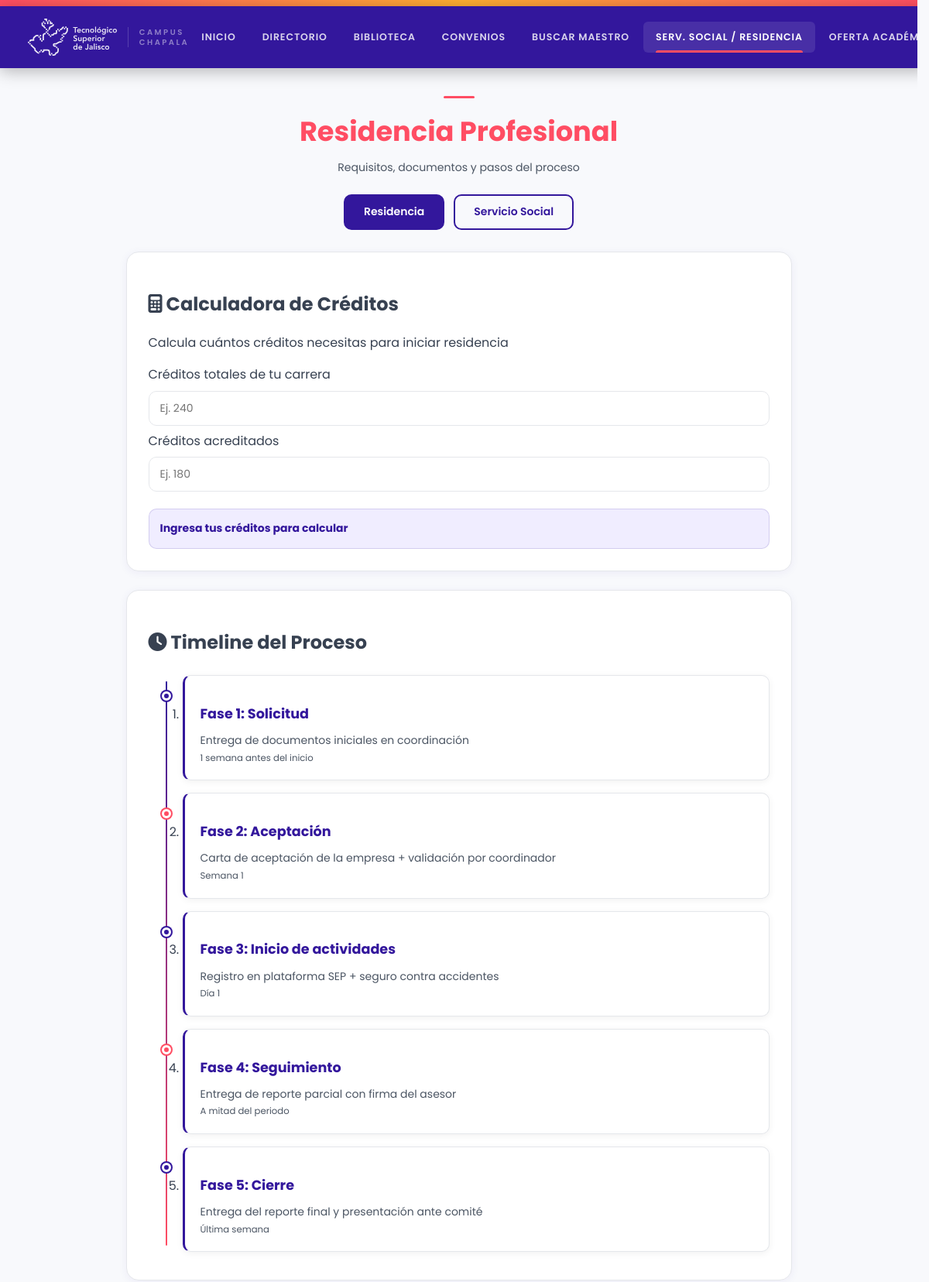
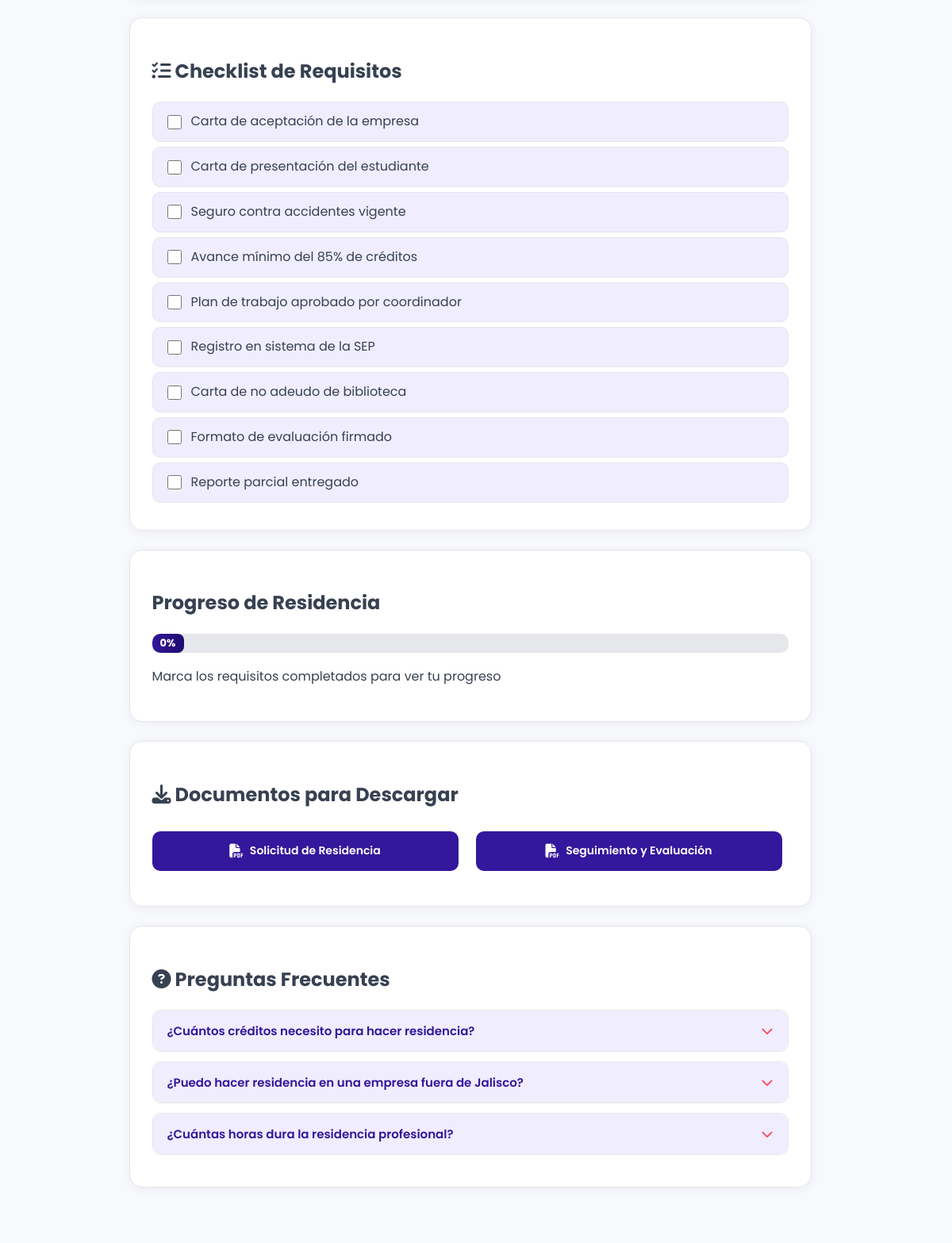
Page /plataforma/modulos/requisitos/residencia.php (upper part) on the committed database (2 pictures, top to bottom).
### tables this page shows
CREATE TABLE `timeline_fases` (
  `id`                INT UNSIGNED NOT NULL AUTO_INCREMENT,
  `tipo`              ENUM('residencia','servicio_social') NOT NULL,
  `titulo`            VARCHAR(150) NOT NULL,
  `descripcion`       TEXT,
  `tiempo_referencia` VARCHAR(100),
  `orden`             SMALLINT     NOT NULL DEFAULT 0,
  `activo`            TINYINT(1)   NOT NULL DEFAULT 1,
  PRIMARY KEY (`id`)
);

CREATE TABLE `requisitos_items` (
  `id`     INT UNSIGNED NOT NULL AUTO_INCREMENT,
  `tipo`   ENUM('residencia','servicio_social') NOT NULL,
  `texto`  TEXT         NOT NULL,
  `orden`  SMALLINT     NOT NULL DEFAULT 0,
  `activo` TINYINT(1)   NOT NULL DEFAULT 1,
  PRIMARY KEY (`id`)
);

CREATE TABLE `documentos_descargables` (
  `id`           INT UNSIGNED NOT NULL AUTO_INCREMENT,
  `tipo`         ENUM('residencia','servicio_social') NOT NULL,
  `nombre`       VARCHAR(200) NOT NULL,
  `url`          VARCHAR(1000) NOT NULL,
  `tipo_archivo` VARCHAR(30)  NOT NULL DEFAULT 'PDF',
  `orden`        SMALLINT     NOT NULL DEFAULT 0,
  `activo`       TINYINT(1)   NOT NULL DEFAULT 1,
  PRIMARY KEY (`id`)
);

CREATE TABLE `faq` (
  `id`        INT UNSIGNED NOT NULL AUTO_INCREMENT,
  `tipo`      ENUM('residencia','servicio_social','general') NOT NULL,
  `pregunta`  TEXT         NOT NULL,
  `respuesta` TEXT         NOT NULL,
  `orden`     SMALLINT     NOT NULL DEFAULT 0,
  `activo`    TINYINT(1)   NOT NULL DEFAULT 1,
  PRIMARY KEY (`id`)
);

### plataforma/modulos/requisitos/residencia.php (the view, shortened to what this page needs)
<?php
try {
    $db   = getPDO(DB_NAME);
    $tipo = 'residencia';
    $requisitos  = $db->prepare('SELECT texto FROM requisitos_items WHERE tipo=? AND activo=1 ORDER BY orden');
    $requisitos->execute([$tipo]);
    $requisitos  = $requisitos->fetchAll();
    $fases       = $db->prepare('SELECT titulo, descripcion, tiempo_referencia FROM timeline_fases WHERE tipo=? AND activo=1 ORDER BY orden');
    $fases->execute([$tipo]);
    $fases       = $fases->fetchAll();
    $documentos  = $db->prepare('SELECT nombre, url FROM documentos_descargables WHERE tipo=? AND activo=1 ORDER BY orden');
    $documentos->execute([$tipo]);
    $documentos  = $documentos->fetchAll();
    $faqs        = $db->prepare('SELECT pregunta, respuesta FROM faq WHERE tipo=? AND activo=1 ORDER BY orden');
    $faqs->execute([$tipo]);
    $faqs        = $faqs->fetchAll();
} catch (\Throwable $e) {
    $requisitos = $fases = $documentos = $faqs = [];
}
require_once __DIR__ . '/../../shared/header.php';
?>
<main id="main" class="contenedor">
  <div class="contenido-centrado">
    <div class="tsj-page-header">
      <div class="tsj-page-header-line"></div>
      <h1><span class="tsj-accent">Residencia Profesional</span></h1>
      <p class="tsj-page-header-sub">Requisitos, documentos y pasos del proceso</p>
    </div>
    <nav class="navegacion-secciones" aria-label="Secciones del módulo">
      <a href="residencia.php" class="boton-navegacion active" aria-current="page">Residencia</a>
      <a href="servicio-social.php" class="boton-navegacion">Servicio Social</a>
    </nav>
    <section class="tarjeta" aria-label="Calculadora de créditos">
      <h2><i class="fas fa-calculator" aria-hidden="true"></i> Calculadora de Créditos</h2>
      <p>Calcula cuántos créditos necesitas para iniciar residencia</p>
      <label for="totalCredits">Créditos totales de tu carrera</label>
      <input type="number" class="calculator-input" id="totalCredits"
             placeholder="Ej. 240" min="1" oninput="calculateCredits()">
      <label for="currentCredits">Créditos acreditados</label>
      <input type="number" class="calculator-input" id="currentCredits"
             placeholder="Ej. 180" min="0" oninput="calculateCredits()">
      <div class="calculator-result" id="creditResult" aria-live="polite" role="status">
        Ingresa tus créditos para calcular
      </div>
    </section>
    <?php if (!empty($fases)): ?>
    <section class="tarjeta" aria-label="Timeline del proceso de residencia">
      <h2><i class="fas fa-clock" aria-hidden="true"></i> Timeline del Proceso</h2>
      <ol class="timeline">
        <?php foreach ($fases as $i => $f): ?>
        <li class="timeline-item">
          <div class="timeline-dot" aria-hidden="true"></div>
          <h3>Fase <?= $i + 1 ?>: <?= htmlspecialchars($f['titulo']) ?></h3>
          <?php if ($f['descripcion']): ?>
            <p><?= htmlspecialchars($f['descripcion']) ?></p>
          <?php endif; ?>
          <?php if ($f['tiempo_referencia']): ?>
            <p><small><?= htmlspecialchars($f['tiempo_referencia']) ?></small></p>
          <?php endif; ?>
        </li>
        <?php endforeach; ?>
      </ol>
    </section>
    <?php endif; ?>
    <?php if (!empty($requisitos)): ?>
    <section class="tarjeta" aria-label="Checklist de requisitos">
      <h2><i class="fas fa-tasks" aria-hidden="true"></i> Checklist de Requisitos</h2>
      <?php foreach ($requisitos as $i => $req): ?>
      <div class="checklist-item">
        <input type="checkbox" id="req<?= $i + 1 ?>">
        <label for="req<?= $i + 1 ?>"><?= htmlspecialchars($req['texto']) ?></label>
      </div>
      <?php endforeach; ?>
    </section>
    <section class="tarjeta" aria-label="Tu progreso de requisitos">
      <h2>Progreso de Residencia</h2>
      <div class="progress-container" role="progressbar"
           aria-valuenow="0" aria-valuemin="0" aria-valuemax="100"
           aria-label="Progreso de requisitos completados" id="progressContainer">
        <div class="progress-bar" id="progressBar" style="width:0%">0%</div>
      </div>
      <p>Marca los requisitos completados para ver tu progreso</p>
    </section>
    <?php endif; ?>
    <?php if (!empty($documentos)): ?>
    <section class="tarjeta" aria-label="Documentos para descargar">
      <h2><i class="fas fa-download" aria-hidden="true"></i> Documentos para Descargar</h2>
      <div class="descargas-servicio">
        <?php foreach ($documentos as $doc): ?>
        <a href="<?= htmlspecialchars($doc['url']) ?>"
           target="_blank" rel="noopener noreferrer" class="boton-descarga"
           aria-label="Descargar <?= htmlspecialchars($doc['nombre']) ?> (abre en nueva pestaña)">
          <i class="fas fa-file-pdf" aria-hidden="true"></i> <?= htmlspecialchars($doc['nombre']) ?>
        </a>
        <?php endforeach; ?>
      </div>
    </section>
    <?php endif; ?>
    <?php if (!empty($faqs)): ?>
    <section class="tarjeta" aria-label="Preguntas frecuentes">
      <h2><i class="fas fa-question-circle" aria-hidden="true"></i> Preguntas Frecuentes</h2>
      <?php foreach ($faqs as $faq): ?>
      <div class="faq-item">
        <button class="faq-question" aria-expanded="false">
          <span><?= htmlspecialchars($faq['pregunta']) ?></span>
          <i class="fas fa-chevron-down faq-icon" aria-hidden="true"></i>
        </button>
      </div>
      <?php endforeach; ?>
    </section>
    <?php endif; ?>
  </div>
</main>
<?php require_once __DIR__ . '/../../shared/footer.php'; ?>

### rows in the picture
timeline_fases: titulo "Solicitud", descripcion "Entrega de documentos iniciales en coordinación", tiempo_referencia "1 semana antes del inicio"
timeline_fases: titulo "Aceptación", descripcion "Carta de aceptación de la empresa + validación por coordinador", tiempo_referencia "Semana 1"
timeline_fases: titulo "Inicio de actividades", descripcion "Registro en plataforma SEP + seguro contra accidentes", tiempo_referencia "Día 1"
timeline_fases: titulo "Seguimiento", descripcion "Entrega de reporte parcial con firma del asesor", tiempo_referencia "A mitad del periodo"
timeline_fases: titulo "Cierre", descripcion "Entrega del reporte final y presentación ante comité", tiempo_referencia "Última semana"
requisitos_items: texto "Carta de aceptación de la empresa"
requisitos_items: texto "Carta de presentación del estudiante"
requisitos_items: texto "Seguro contra accidentes vigente"
requisitos_items: texto "Avance mínimo del 85% de créditos"
requisitos_items: texto "Plan de trabajo aprobado por coordinador"
requisitos_items: texto "Registro en sistema de la SEP"
requisitos_items: texto "Carta de no adeudo de biblioteca"
requisitos_items: texto "Formato de evaluación firmado"
requisitos_items: texto "Reporte parcial entregado"
documentos_descargables: nombre "Solicitud de Residencia"
documentos_descargables: nombre "Seguimiento y Evaluación"
faq: pregunta "¿Cuántos créditos necesito para hacer residencia?"
faq: pregunta "¿Puedo hacer residencia en una empresa fuera de Jalisco?"
faq: pregunta "¿Cuántas horas dura la residencia profesional?"

### other values in the picture
$_tsj_campus "CAMPUS CHAPALA"
$item['label'] "INICIO"
$item['label'] "DIRECTORIO"
$item['label'] "BIBLIOTECA"
$item['label'] "CONVENIOS"
$item['label'] "BUSCAR MAESTRO"
$item['label'] "SERV. SOCIAL / RESIDENCIA"
